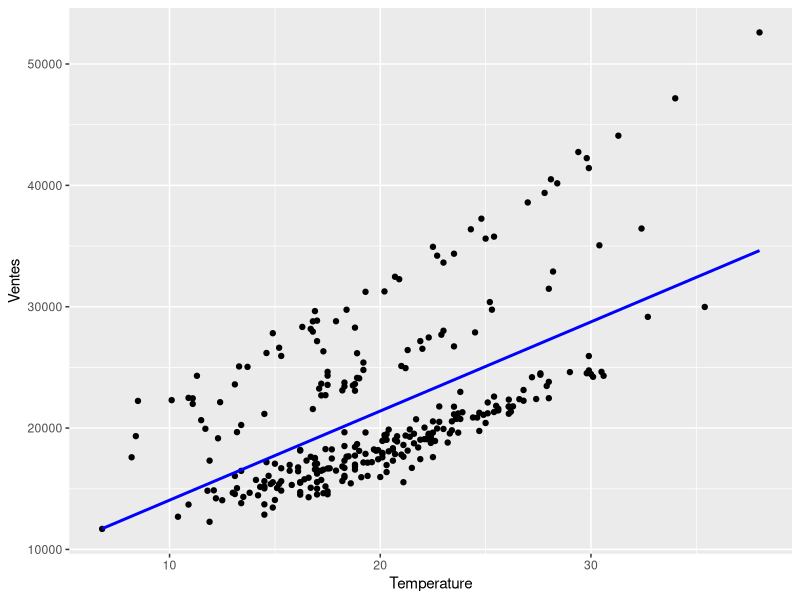
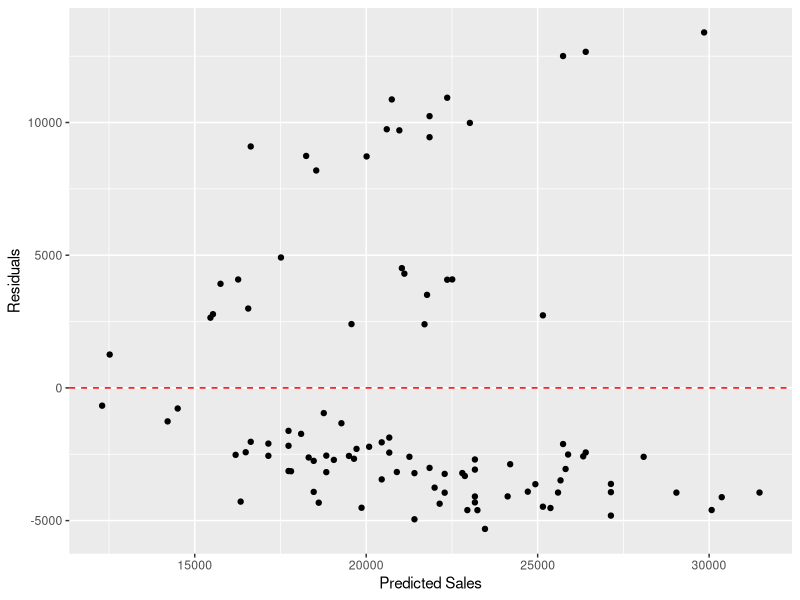

The R script that drew these images, in order:
library(ggplot2)

# 1.
data_app <- read.table("Data_app.txt", header = TRUE)

model <- lm(ventes ~ temperature, data = data_app)

summary(model)

data_test <- read.table("Data_test.txt", header = TRUE)
sales_pred <- predict(model, newdata = data_test)

ventes_test <- read.table("Ventes_test.txt", header = TRUE)

rmse <- sqrt(mean((ventes_test$ventes - sales_pred)^2))
cat("RMSE:", rmse, "\n")

ggplot(data_app, aes(x = temperature, y = ventes)) +
  geom_point() +
  geom_smooth(method = "lm", se = FALSE, color = "blue") +
  labs(x = "Temperature", y = "Ventes")

residuals <- ventes_test$ventes - sales_pred
ggplot(data.frame(Predicted = sales_pred, Residuals = residuals), 
       aes(x = Predicted, y = Residuals)) +
  geom_point() +
  geom_hline(yintercept = 0, linetype = "dashed", color = "red") +
  labs(x = "Predicted Sales", y = "Residuals")

# 2.
# On utilise une regression lineaire multiple en utilisant 2 variables:
# - temperature
# - jour

# 3.
data_app$we <- ifelse(data_app$jour %in% c("S", "D"), 1, 0)
data_app$dim <- ifelse(data_app$jour == "D", 1, 0)

model_multiple <- lm(ventes ~ temperature + we + dim, data = data_app)

summary(model_multiple)

data_test <- read.table("Data_test.txt", header = TRUE)
data_test$we <- ifelse(data_test$jour %in% c("S", "D"), 1, 0)
data_test$dim <- ifelse(data_test$jour == "D", 1, 0)
sales_pred_multiple <- predict(model_multiple, newdata = data_test)

rmse_multiple <- sqrt(mean((ventes_test$ventes - sales_pred_multiple)^2))
cat("RMSE for Multiple Regression:", rmse_multiple, "\n")

cat("RMSE for Simple Linear Regression (previously calculated):", rmse, "\n")


# 4.
model_interaction <- lm(ventes ~ temperature * we + dim, data = data_app)

summary(model_interaction)

sales_pred_interaction <- predict(model_interaction, newdata = data_test)

rmse_interaction <- sqrt(mean((ventes_test$ventes - sales_pred_interaction)^2))
cat("RMSE for Multiple Regression with Interaction:", rmse_interaction, "\n")
